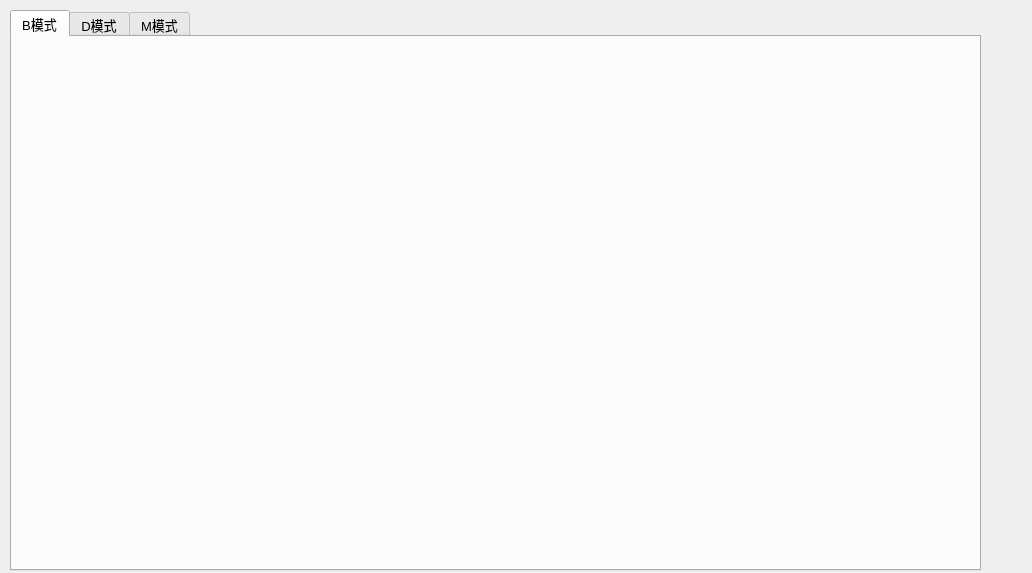
<?xml version="1.0" encoding="UTF-8"?>
<ui version="4.0">
 <class>Form</class>
 <widget class="QWidget" name="Form">
  <property name="geometry">
   <rect>
    <x>0</x>
    <y>0</y>
    <width>1032</width>
    <height>573</height>
   </rect>
  </property>
  <property name="windowTitle">
   <string>Form</string>
  </property>
  <widget class="QTabWidget" name="tabWidget_2">
   <property name="geometry">
    <rect>
     <x>10</x>
     <y>10</y>
     <width>971</width>
     <height>561</height>
    </rect>
   </property>
   <property name="font">
    <font>
     <pointsize>10</pointsize>
    </font>
   </property>
   <property name="currentIndex">
    <number>0</number>
   </property>
   <widget class="QWidget" name="tab_ob_b">
    <attribute name="title">
     <string>B模式</string>
    </attribute>
   </widget>
   <widget class="QWidget" name="tab_ob_d">
    <attribute name="title">
     <string>D模式</string>
    </attribute>
   </widget>
   <widget class="QWidget" name="tab_ob_m">
    <attribute name="title">
     <string>M模式</string>
    </attribute>
   </widget>
  </widget>
 </widget>
 <resources/>
 <connections/>
</ui>
